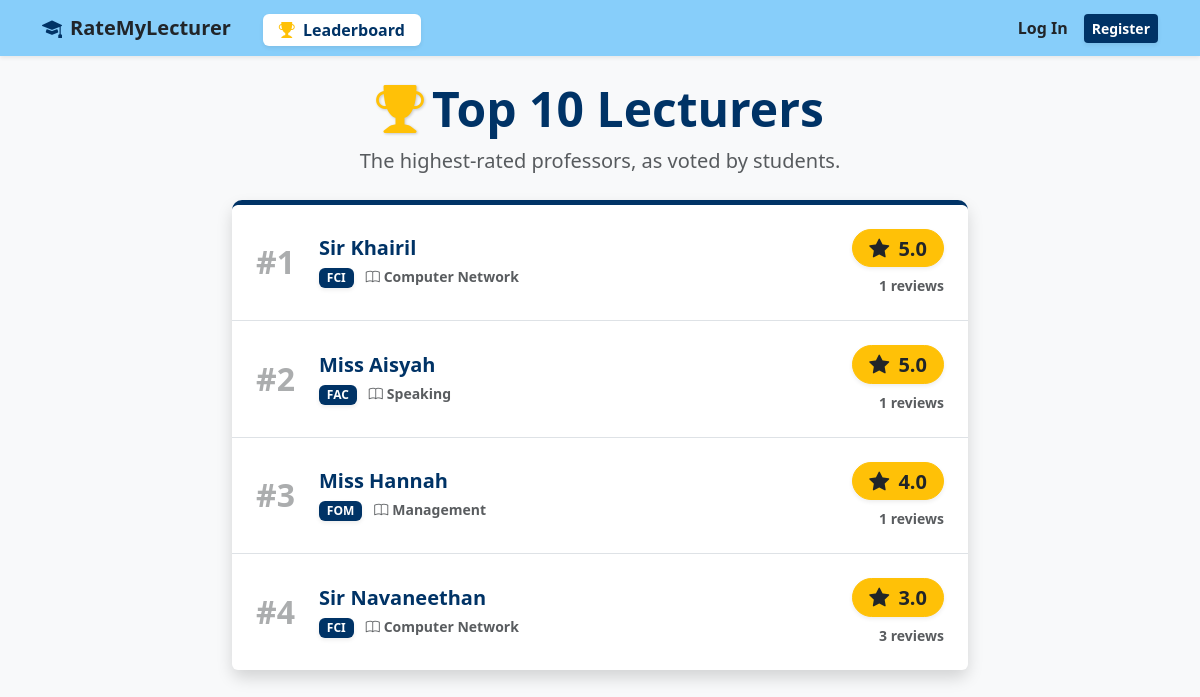
Page /leaderboard/ on the committed database.
### forum/models.py (models this page shows, shortened)
class Lecturer(models.Model):
    name = models.CharField(max_length=200)
    faculty = models.ForeignKey(Faculty, on_delete=models.SET_NULL, null=True, blank=True)
    subject = models.CharField(max_length=100, help_text="e.g., Data Structures, Operating Systems")

class Faculty(models.Model):
    name = models.CharField(max_length=50, unique=True)

### forum/views.py (the view)
# urls.py: path('leaderboard/', views.leaderboard, name='leaderboard'),
def leaderboard(request):
    top_lecturers = Lecturer.objects.annotate(
        avg_rating=Avg('reviews__overall_rating')
    ).exclude(avg_rating__isnull=True).order_by('-avg_rating')[:10]
    return render(request, 'forum/leaderboard.html', {'top_lecturers': top_lecturers})

### forum/templates/forum/leaderboard.html (shortened to what this page needs)
{% extends 'forum/base.html' %}
{% block content %}
<div class="row justify-content-center mt-3 mb-5">
    <div class="col-md-10 col-lg-8">
        <div class="text-center mb-4">
            <h1 class="fw-bold text-darkblue display-5">
                <i class="bi bi-trophy-fill text-warning me-2" style="text-shadow: 1px 1px 3px rgba(0,0,0,0.2);"></i>Top 10 Lecturers
            </h1>
            <p class="text-muted fs-5">The highest-rated professors, as voted by students.</p>
        </div>
        <div class="card shadow border-0 border-top border-5" style="border-color: #003366 !important; border-radius: 10px;">
            <div class="list-group list-group-flush rounded">
                {% for lecturer in top_lecturers %}
                    <a href="{% url 'lecturer_detail' lecturer.id %}" class="list-group-item list-group-item-action p-4 hover-effect">
                        <div class="d-flex align-items-center justify-content-between">
                            <div class="d-flex align-items-center">
                                <h2 class="fw-bold text-muted me-4 mb-0" style="opacity: 0.5;">#{{ forloop.counter }}</h2>
                                <div>
                                    <h5 class="fw-bold text-darkblue mb-1">{{ lecturer.name }}</h5>
                                    <span class="badge bg-darkblue shadow-sm">{{ lecturer.faculty.name|default:"No Faculty" }}</span>
                                    <small class="text-muted ms-2 fw-bold"><i class="bi bi-book me-1"></i>{{ lecturer.subject }}</small>
                                </div>
                            </div>
                            <div class="text-end">
                                <span class="badge bg-warning text-dark shadow-sm fs-5 rounded-pill px-3 py-2 border border-warning">
                                    <i class="bi bi-star-fill text-dark me-1"></i> {{ lecturer.avg_rating|floatformat:1 }}
                                </span>
                                <div class="small text-muted fw-bold mt-2">{{ lecturer.reviews.count }} reviews</div>
                            </div>
                        </div>
                    </a>
                {% empty %}
                    <div class="p-5 text-center">
                        <i class="bi bi-clipboard-x text-secondary" style="font-size: 3rem;"></i>
                        <h5 class="mt-3 text-muted fw-bold">No reviews yet!</h5>
                        <p class="text-muted">Once students start reviewing, the leaderboard will automatically generate.</p>
                    </div>
                {% endfor %}
            </div>
        </div>
    </div>
</div>
{% endblock %}

### forum/templates/forum/base.html (style rules this page uses)
.bg-darkblue { background-color: #003366 !important; color: white; }
.text-darkblue { color: #003366 !important; }

### forum/templates/forum/leaderboard.html (style rules this page uses)
.hover-effect { transition: background-color 0.2s; }

### rows in the picture
Lecturer: name "Sir Khairil", faculty.name "FCI", subject "Computer Network", avg_rating "5.0", reviews.count "1"
Lecturer: name "Miss Aisyah", faculty.name "FAC", subject "Speaking", avg_rating "5.0", reviews.count "1"
Lecturer: name "Miss Hannah", faculty.name "FOM", subject "Management", avg_rating "4.0", reviews.count "1"
Lecturer: name "Sir Navaneethan", faculty.name "FCI", subject "Computer Network", avg_rating "3.0", reviews.count "3"
